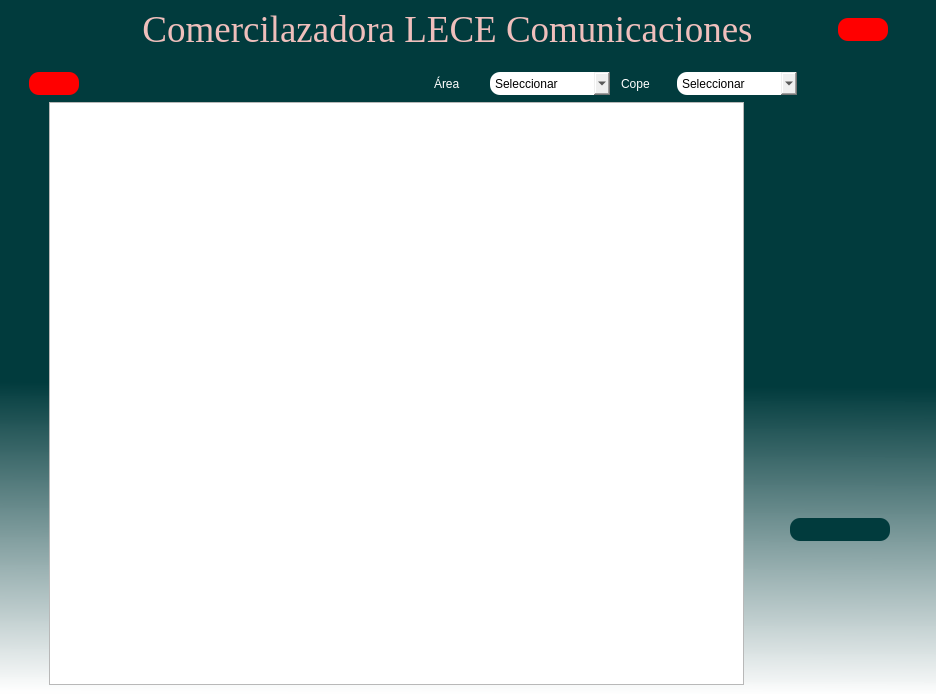
<?xml version="1.0" encoding="UTF-8"?>
<ui version="4.0">
 <class>Personal</class>
 <widget class="QMainWindow" name="Personal">
  <property name="geometry">
   <rect>
    <x>0</x>
    <y>0</y>
    <width>936</width>
    <height>694</height>
   </rect>
  </property>
  <property name="sizeIncrement">
   <size>
    <width>0</width>
    <height>0</height>
   </size>
  </property>
  <property name="baseSize">
   <size>
    <width>0</width>
    <height>8</height>
   </size>
  </property>
  <property name="windowTitle">
   <string>Personal</string>
  </property>
  <property name="styleSheet">
   <string notr="true">QWidget#centralwidget{
background-color: qlineargradient(spread:pad, x1:0.488444, y1:0.392, x2:0.483241, y2:1, stop:0.266917 rgba(1, 59, 61, 255), stop:1 rgba(255, 255, 255, 244));}</string>
  </property>
  <widget class="QWidget" name="centralwidget">
   <layout class="QVBoxLayout" name="verticalLayout">
    <item>
     <layout class="QHBoxLayout" name="horizontalLayout_2">
      <item>
       <spacer name="horizontalSpacer_9">
        <property name="orientation">
         <enum>Qt::Horizontal</enum>
        </property>
        <property name="sizeType">
         <enum>QSizePolicy::Minimum</enum>
        </property>
        <property name="sizeHint" stdset="0">
         <size>
          <width>40</width>
          <height>20</height>
         </size>
        </property>
       </spacer>
      </item>
      <item>
       <widget class="QLabel" name="Logo">
        <property name="minimumSize">
         <size>
          <width>0</width>
          <height>0</height>
         </size>
        </property>
        <property name="maximumSize">
         <size>
          <width>100</width>
          <height>90</height>
         </size>
        </property>
        <property name="text">
         <string/>
        </property>
        <property name="pixmap">
         <pixmap resource="../assets/images/imagenes.qrc">:/recurso/Nuevo aspecto.png</pixmap>
        </property>
        <property name="scaledContents">
         <bool>true</bool>
        </property>
       </widget>
      </item>
      <item>
       <spacer name="horizontalSpacer_10">
        <property name="orientation">
         <enum>Qt::Horizontal</enum>
        </property>
        <property name="sizeHint" stdset="0">
         <size>
          <width>40</width>
          <height>20</height>
         </size>
        </property>
       </spacer>
      </item>
      <item>
       <widget class="QLabel" name="Titulo">
        <property name="font">
         <font>
          <family>Times New Roman</family>
          <pointsize>28</pointsize>
          <weight>50</weight>
          <italic>false</italic>
          <bold>false</bold>
         </font>
        </property>
        <property name="cursor">
         <cursorShape>ArrowCursor</cursorShape>
        </property>
        <property name="toolTip">
         <string>&lt;html&gt;&lt;head/&gt;&lt;body&gt;&lt;p align=&quot;center&quot;&gt;&lt;br/&gt;&lt;/p&gt;&lt;/body&gt;&lt;/html&gt;</string>
        </property>
        <property name="whatsThis">
         <string>&lt;html&gt;&lt;head/&gt;&lt;body&gt;&lt;p align=&quot;center&quot;&gt;Comercilazadora LECE Comunicaciones&lt;/p&gt;&lt;/body&gt;&lt;/html&gt;</string>
        </property>
        <property name="layoutDirection">
         <enum>Qt::LeftToRight</enum>
        </property>
        <property name="autoFillBackground">
         <bool>false</bool>
        </property>
        <property name="styleSheet">
         <string notr="true">font: 28pt &quot;Times New Roman&quot;;
color:rgba(239, 191, 188, 255);
</string>
        </property>
        <property name="frameShadow">
         <enum>QFrame::Plain</enum>
        </property>
        <property name="midLineWidth">
         <number>0</number>
        </property>
        <property name="text">
         <string>Comercilazadora LECE Comunicaciones</string>
        </property>
        <property name="alignment">
         <set>Qt::AlignCenter</set>
        </property>
       </widget>
      </item>
      <item>
       <spacer name="horizontalSpacer_8">
        <property name="orientation">
         <enum>Qt::Horizontal</enum>
        </property>
        <property name="sizeHint" stdset="0">
         <size>
          <width>40</width>
          <height>20</height>
         </size>
        </property>
       </spacer>
      </item>
      <item>
       <widget class="QPushButton" name="btn_salir">
        <property name="minimumSize">
         <size>
          <width>50</width>
          <height>23</height>
         </size>
        </property>
        <property name="maximumSize">
         <size>
          <width>50</width>
          <height>23</height>
         </size>
        </property>
        <property name="cursor">
         <cursorShape>PointingHandCursor</cursorShape>
        </property>
        <property name="toolTip">
         <string>&lt;html&gt;&lt;head/&gt;&lt;body&gt;&lt;p align=&quot;center&quot;&gt;Salir&lt;/p&gt;&lt;/body&gt;&lt;/html&gt;</string>
        </property>
        <property name="styleSheet">
         <string notr="true">font: 12pt &quot;MS Shell Dlg 2&quot;;
background-color: rgb(255, 0, 0);
color:rgb(255, 255, 255);
border-radius: 10px;</string>
        </property>
        <property name="text">
         <string/>
        </property>
        <property name="icon">
         <iconset>
          <normaloff>../assets/icons/salir.svg</normaloff>../assets/icons/salir.svg</iconset>
        </property>
       </widget>
      </item>
      <item>
       <spacer name="horizontalSpacer_7">
        <property name="orientation">
         <enum>Qt::Horizontal</enum>
        </property>
        <property name="sizeType">
         <enum>QSizePolicy::Maximum</enum>
        </property>
        <property name="sizeHint" stdset="0">
         <size>
          <width>39</width>
          <height>20</height>
         </size>
        </property>
       </spacer>
      </item>
     </layout>
    </item>
    <item>
     <spacer name="verticalSpacer">
      <property name="orientation">
       <enum>Qt::Vertical</enum>
      </property>
      <property name="sizeType">
       <enum>QSizePolicy::Maximum</enum>
      </property>
      <property name="sizeHint" stdset="0">
       <size>
        <width>18</width>
        <height>15</height>
       </size>
      </property>
     </spacer>
    </item>
    <item>
     <layout class="QHBoxLayout" name="horizontalLayout_5">
      <item>
       <spacer name="horizontalSpacer_11">
        <property name="orientation">
         <enum>Qt::Horizontal</enum>
        </property>
        <property name="sizeType">
         <enum>QSizePolicy::Minimum</enum>
        </property>
        <property name="sizeHint" stdset="0">
         <size>
          <width>20</width>
          <height>20</height>
         </size>
        </property>
       </spacer>
      </item>
      <item>
       <widget class="QPushButton" name="btn_regresar">
        <property name="enabled">
         <bool>true</bool>
        </property>
        <property name="minimumSize">
         <size>
          <width>50</width>
          <height>23</height>
         </size>
        </property>
        <property name="maximumSize">
         <size>
          <width>50</width>
          <height>23</height>
         </size>
        </property>
        <property name="cursor">
         <cursorShape>PointingHandCursor</cursorShape>
        </property>
        <property name="toolTip">
         <string>&lt;html&gt;&lt;head/&gt;&lt;body&gt;&lt;p align=&quot;center&quot;&gt;Regresar&lt;/p&gt;&lt;/body&gt;&lt;/html&gt;</string>
        </property>
        <property name="styleSheet">
         <string notr="true">font: 12pt &quot;MS Shell Dlg 2&quot;;
background-color: rgb(255, 0, 0);
color:rgb(255, 255, 255);
border-radius: 10px;</string>
        </property>
        <property name="text">
         <string/>
        </property>
        <property name="icon">
         <iconset>
          <normaloff>../assets/icons/atras bc.svg</normaloff>../assets/icons/atras bc.svg</iconset>
        </property>
       </widget>
      </item>
      <item>
       <spacer name="horizontalSpacer_3">
        <property name="orientation">
         <enum>Qt::Horizontal</enum>
        </property>
        <property name="sizeType">
         <enum>QSizePolicy::Expanding</enum>
        </property>
        <property name="sizeHint" stdset="0">
         <size>
          <width>50</width>
          <height>25</height>
         </size>
        </property>
       </spacer>
      </item>
      <item>
       <layout class="QHBoxLayout" name="horizontalLayout_4">
        <item>
         <widget class="QPushButton" name="btn_agregar">
          <property name="minimumSize">
           <size>
            <width>100</width>
            <height>23</height>
           </size>
          </property>
          <property name="maximumSize">
           <size>
            <width>100</width>
            <height>23</height>
           </size>
          </property>
          <property name="cursor">
           <cursorShape>PointingHandCursor</cursorShape>
          </property>
          <property name="toolTip">
           <string>&lt;!DOCTYPE HTML PUBLIC &quot;-//W3C//DTD HTML 4.0//EN&quot; &quot;http://www.w3.org/TR/REC-html40/strict.dtd&quot;&gt;
&lt;html&gt;&lt;head&gt;&lt;meta name=&quot;qrichtext&quot; content=&quot;1&quot; /&gt;&lt;style type=&quot;text/css&quot;&gt;
p, li { white-space: pre-wrap; }
&lt;/style&gt;&lt;/head&gt;&lt;body style=&quot; font-family:'MS Shell Dlg 2'; font-size:12pt; font-weight:400; font-style:normal;&quot;&gt;
&lt;p align=&quot;center&quot; style=&quot; margin-top:12px; margin-bottom:12px; margin-left:0px; margin-right:0px; -qt-block-indent:0; text-indent:0px;&quot;&gt;Ingresar personal&lt;/p&gt;&lt;/body&gt;&lt;/html&gt;</string>
          </property>
          <property name="styleSheet">
           <string notr="true">font: 12pt &quot;MS Shell Dlg 2&quot;;
background-color: rgb(1, 59, 61);
border-radius: 10px;
color:rgb(255, 255, 255);</string>
          </property>
          <property name="text">
           <string/>
          </property>
          <property name="icon">
           <iconset>
            <normaloff>../assets/icons/apersonal.svg</normaloff>../assets/icons/apersonal.svg</iconset>
          </property>
          <property name="iconSize">
           <size>
            <width>16</width>
            <height>16</height>
           </size>
          </property>
          <property name="autoRepeatDelay">
           <number>306</number>
          </property>
         </widget>
        </item>
        <item>
         <widget class="QPushButton" name="btn_eliminar">
          <property name="minimumSize">
           <size>
            <width>100</width>
            <height>23</height>
           </size>
          </property>
          <property name="maximumSize">
           <size>
            <width>100</width>
            <height>23</height>
           </size>
          </property>
          <property name="cursor">
           <cursorShape>PointingHandCursor</cursorShape>
          </property>
          <property name="toolTip">
           <string>&lt;html&gt;&lt;head/&gt;&lt;body&gt;&lt;p align=&quot;center&quot;&gt;Quitar personal&lt;/p&gt;&lt;/body&gt;&lt;/html&gt;</string>
          </property>
          <property name="styleSheet">
           <string notr="true">font: 12pt &quot;MS Shell Dlg 2&quot;;
background-color: rgb(1, 59, 61);
border-radius: 10px;
color:rgb(255, 255, 255);</string>
          </property>
          <property name="text">
           <string/>
          </property>
          <property name="icon">
           <iconset>
            <normaloff>../assets/icons/qpersonal.svg</normaloff>../assets/icons/qpersonal.svg</iconset>
          </property>
         </widget>
        </item>
       </layout>
      </item>
      <item>
       <spacer name="horizontalSpacer">
        <property name="orientation">
         <enum>Qt::Horizontal</enum>
        </property>
        <property name="sizeType">
         <enum>QSizePolicy::Expanding</enum>
        </property>
        <property name="sizeHint" stdset="0">
         <size>
          <width>40</width>
          <height>25</height>
         </size>
        </property>
       </spacer>
      </item>
      <item>
       <layout class="QHBoxLayout" name="horizontalLayout">
        <item>
         <widget class="QLabel" name="label">
          <property name="minimumSize">
           <size>
            <width>50</width>
            <height>23</height>
           </size>
          </property>
          <property name="maximumSize">
           <size>
            <width>50</width>
            <height>23</height>
           </size>
          </property>
          <property name="styleSheet">
           <string notr="true">color: rgb(255, 255, 255);
font: 12pt &quot;MS Shell Dlg 2&quot;;</string>
          </property>
          <property name="text">
           <string>Área</string>
          </property>
         </widget>
        </item>
        <item>
         <widget class="QComboBox" name="str_area">
          <property name="minimumSize">
           <size>
            <width>120</width>
            <height>23</height>
           </size>
          </property>
          <property name="maximumSize">
           <size>
            <width>120</width>
            <height>23</height>
           </size>
          </property>
          <property name="cursor">
           <cursorShape>PointingHandCursor</cursorShape>
          </property>
          <property name="styleSheet">
           <string notr="true">font: 12pt &quot;MS Shell Dlg 2&quot;;
color: rgb(0, 0, 0);
border-radius: 10px;</string>
          </property>
          <item>
           <property name="text">
            <string>Seleccionar</string>
           </property>
          </item>
         </widget>
        </item>
        <item>
         <spacer name="horizontalSpacer_13">
          <property name="orientation">
           <enum>Qt::Horizontal</enum>
          </property>
          <property name="sizeHint" stdset="0">
           <size>
            <width>5</width>
            <height>20</height>
           </size>
          </property>
         </spacer>
        </item>
        <item>
         <widget class="QLabel" name="label_2">
          <property name="minimumSize">
           <size>
            <width>50</width>
            <height>23</height>
           </size>
          </property>
          <property name="maximumSize">
           <size>
            <width>50</width>
            <height>23</height>
           </size>
          </property>
          <property name="styleSheet">
           <string notr="true">color: rgb(255, 255, 255);
font: 12pt &quot;MS Shell Dlg 2&quot;;</string>
          </property>
          <property name="text">
           <string>Cope</string>
          </property>
         </widget>
        </item>
        <item>
         <widget class="QComboBox" name="str_cope">
          <property name="minimumSize">
           <size>
            <width>120</width>
            <height>23</height>
           </size>
          </property>
          <property name="maximumSize">
           <size>
            <width>120</width>
            <height>23</height>
           </size>
          </property>
          <property name="cursor">
           <cursorShape>PointingHandCursor</cursorShape>
          </property>
          <property name="styleSheet">
           <string notr="true">font: 12pt &quot;MS Shell Dlg 2&quot;;
color: rgb(0, 0, 0);
border-radius: 10px;</string>
          </property>
          <item>
           <property name="text">
            <string>Seleccionar</string>
           </property>
          </item>
         </widget>
        </item>
        <item>
         <spacer name="horizontalSpacer_12">
          <property name="orientation">
           <enum>Qt::Horizontal</enum>
          </property>
          <property name="sizeType">
           <enum>QSizePolicy::Maximum</enum>
          </property>
          <property name="sizeHint" stdset="0">
           <size>
            <width>5</width>
            <height>20</height>
           </size>
          </property>
         </spacer>
        </item>
        <item>
         <widget class="QPushButton" name="btn_buscar">
          <property name="minimumSize">
           <size>
            <width>50</width>
            <height>23</height>
           </size>
          </property>
          <property name="maximumSize">
           <size>
            <width>50</width>
            <height>23</height>
           </size>
          </property>
          <property name="cursor">
           <cursorShape>PointingHandCursor</cursorShape>
          </property>
          <property name="toolTip">
           <string>&lt;html&gt;&lt;head/&gt;&lt;body&gt;&lt;p align=&quot;center&quot;&gt;Buscar&lt;/p&gt;&lt;/body&gt;&lt;/html&gt;</string>
          </property>
          <property name="styleSheet">
           <string notr="true">font: 12pt &quot;MS Shell Dlg 2&quot;;
background-color: rgb(1, 59, 61);
border-radius: 10px;
color:rgb(255, 255, 255);
</string>
          </property>
          <property name="text">
           <string/>
          </property>
          <property name="icon">
           <iconset>
            <normaloff>../assets/icons/buscar.svg</normaloff>../assets/icons/buscar.svg</iconset>
          </property>
         </widget>
        </item>
       </layout>
      </item>
      <item>
       <spacer name="horizontalSpacer_2">
        <property name="orientation">
         <enum>Qt::Horizontal</enum>
        </property>
        <property name="sizeType">
         <enum>QSizePolicy::Expanding</enum>
        </property>
        <property name="sizeHint" stdset="0">
         <size>
          <width>50</width>
          <height>25</height>
         </size>
        </property>
       </spacer>
      </item>
     </layout>
    </item>
    <item>
     <layout class="QHBoxLayout" name="horizontalLayout_3">
      <item>
       <spacer name="horizontalSpacer_6">
        <property name="orientation">
         <enum>Qt::Horizontal</enum>
        </property>
        <property name="sizeType">
         <enum>QSizePolicy::Maximum</enum>
        </property>
        <property name="sizeHint" stdset="0">
         <size>
          <width>40</width>
          <height>20</height>
         </size>
        </property>
       </spacer>
      </item>
      <item>
       <widget class="QTableWidget" name="tablapersonal">
        <property name="font">
         <font>
          <family>MS Shell Dlg 2</family>
          <pointsize>10</pointsize>
          <weight>50</weight>
          <italic>false</italic>
          <bold>false</bold>
         </font>
        </property>
        <property name="cursor" stdset="0">
         <cursorShape>IBeamCursor</cursorShape>
        </property>
        <property name="styleSheet">
         <string notr="true">font: 10pt &quot;MS Shell Dlg 2&quot;;
color: rgb(1, 59, 61);</string>
        </property>
        <property name="sizeAdjustPolicy">
         <enum>QAbstractScrollArea::AdjustToContents</enum>
        </property>
        <property name="verticalScrollMode">
         <enum>QAbstractItemView::ScrollPerPixel</enum>
        </property>
        <property name="horizontalScrollMode">
         <enum>QAbstractItemView::ScrollPerPixel</enum>
        </property>
        <attribute name="horizontalHeaderStretchLastSection">
         <bool>false</bool>
        </attribute>
       </widget>
      </item>
      <item>
       <spacer name="horizontalSpacer_5">
        <property name="orientation">
         <enum>Qt::Horizontal</enum>
        </property>
        <property name="sizeType">
         <enum>QSizePolicy::Maximum</enum>
        </property>
        <property name="sizeHint" stdset="0">
         <size>
          <width>40</width>
          <height>20</height>
         </size>
        </property>
       </spacer>
      </item>
      <item>
       <layout class="QVBoxLayout" name="verticalLayout_2">
        <item>
         <spacer name="verticalSpacer_5">
          <property name="orientation">
           <enum>Qt::Vertical</enum>
          </property>
          <property name="sizeType">
           <enum>QSizePolicy::Maximum</enum>
          </property>
          <property name="sizeHint" stdset="0">
           <size>
            <width>10</width>
            <height>40</height>
           </size>
          </property>
         </spacer>
        </item>
        <item>
         <widget class="QPushButton" name="btn_sincronizar">
          <property name="minimumSize">
           <size>
            <width>100</width>
            <height>23</height>
           </size>
          </property>
          <property name="maximumSize">
           <size>
            <width>100</width>
            <height>23</height>
           </size>
          </property>
          <property name="cursor">
           <cursorShape>PointingHandCursor</cursorShape>
          </property>
          <property name="toolTip">
           <string>&lt;html&gt;&lt;head/&gt;&lt;body&gt;&lt;p align=&quot;center&quot;&gt;Sincronizar.&lt;/p&gt;&lt;/body&gt;&lt;/html&gt;</string>
          </property>
          <property name="styleSheet">
           <string notr="true">font: 12pt &quot;MS Shell Dlg 2&quot;;;
background-color: rgb(1, 59, 61);
border-radius: 10px;
color:rgb(255, 255, 255);
border-bottom-color: rgb(239, 191, 188);
border-color: rgb(239, 191, 188);</string>
          </property>
          <property name="text">
           <string/>
          </property>
          <property name="icon">
           <iconset>
            <normaloff>../assets/icons/sincronizar.svg</normaloff>../assets/icons/sincronizar.svg</iconset>
          </property>
         </widget>
        </item>
        <item>
         <spacer name="verticalSpacer_3">
          <property name="orientation">
           <enum>Qt::Vertical</enum>
          </property>
          <property name="sizeHint" stdset="0">
           <size>
            <width>20</width>
            <height>40</height>
           </size>
          </property>
         </spacer>
        </item>
        <item>
         <widget class="QPushButton" name="btn_cargarexcel">
          <property name="minimumSize">
           <size>
            <width>100</width>
            <height>23</height>
           </size>
          </property>
          <property name="maximumSize">
           <size>
            <width>100</width>
            <height>23</height>
           </size>
          </property>
          <property name="cursor">
           <cursorShape>PointingHandCursor</cursorShape>
          </property>
          <property name="toolTip">
           <string>&lt;!DOCTYPE HTML PUBLIC &quot;-//W3C//DTD HTML 4.0//EN&quot; &quot;http://www.w3.org/TR/REC-html40/strict.dtd&quot;&gt;
&lt;html&gt;&lt;head&gt;&lt;meta name=&quot;qrichtext&quot; content=&quot;1&quot; /&gt;&lt;style type=&quot;text/css&quot;&gt;
p, li { white-space: pre-wrap; }
&lt;/style&gt;&lt;/head&gt;&lt;body style=&quot; font-family:'MS Shell Dlg 2'; font-size:12pt; font-weight:400; font-style:normal;&quot;&gt;
&lt;p align=&quot;center&quot; style=&quot; margin-top:12px; margin-bottom:12px; margin-left:0px; margin-right:0px; -qt-block-indent:0; text-indent:0px;&quot;&gt;Cargar Layout.&lt;/p&gt;&lt;/body&gt;&lt;/html&gt;</string>
          </property>
          <property name="styleSheet">
           <string notr="true">font: 12pt &quot;MS Shell Dlg 2&quot;;;
background-color: rgb(1, 59, 61);
border-radius: 10px;
color:rgb(255, 255, 255);
border-bottom-color: rgb(239, 191, 188);
border-color: rgb(239, 191, 188);</string>
          </property>
          <property name="text">
           <string/>
          </property>
          <property name="icon">
           <iconset>
            <normaloff>../assets/icons/cargar.svg</normaloff>../assets/icons/cargar.svg</iconset>
          </property>
         </widget>
        </item>
        <item>
         <widget class="QPushButton" name="btn_descargarexcel">
          <property name="minimumSize">
           <size>
            <width>100</width>
            <height>23</height>
           </size>
          </property>
          <property name="maximumSize">
           <size>
            <width>100</width>
            <height>23</height>
           </size>
          </property>
          <property name="cursor">
           <cursorShape>PointingHandCursor</cursorShape>
          </property>
          <property name="toolTip">
           <string>&lt;html&gt;&lt;head/&gt;&lt;body&gt;&lt;p align=&quot;center&quot;&gt;Descargar en formato Excel.&lt;/p&gt;&lt;/body&gt;&lt;/html&gt;</string>
          </property>
          <property name="styleSheet">
           <string notr="true">font: 12pt &quot;MS Shell Dlg 2&quot;;
background-color: rgb(1, 59, 61);
border-radius: 10px;
color:rgb(255, 255, 255);</string>
          </property>
          <property name="text">
           <string/>
          </property>
          <property name="icon">
           <iconset>
            <normaloff>../assets/icons/descarga.svg</normaloff>../assets/icons/descarga.svg</iconset>
          </property>
         </widget>
        </item>
        <item>
         <spacer name="verticalSpacer_4">
          <property name="orientation">
           <enum>Qt::Vertical</enum>
          </property>
          <property name="sizeHint" stdset="0">
           <size>
            <width>20</width>
            <height>40</height>
           </size>
          </property>
         </spacer>
        </item>
        <item>
         <widget class="QPushButton" name="btn_guardar">
          <property name="minimumSize">
           <size>
            <width>100</width>
            <height>23</height>
           </size>
          </property>
          <property name="maximumSize">
           <size>
            <width>100</width>
            <height>23</height>
           </size>
          </property>
          <property name="cursor">
           <cursorShape>PointingHandCursor</cursorShape>
          </property>
          <property name="toolTip">
           <string>&lt;html&gt;&lt;head/&gt;&lt;body&gt;&lt;p align=&quot;center&quot;&gt;Guardar cambios.&lt;/p&gt;&lt;/body&gt;&lt;/html&gt;</string>
          </property>
          <property name="styleSheet">
           <string notr="true">font: 12pt &quot;MS Shell Dlg 2&quot;;
background-color: rgb(1, 59, 61);
border-radius: 10px;
color:rgb(255, 255, 255);</string>
          </property>
          <property name="text">
           <string/>
          </property>
          <property name="icon">
           <iconset>
            <normaloff>../assets/icons/Guardar.svg</normaloff>../assets/icons/Guardar.svg</iconset>
          </property>
         </widget>
        </item>
        <item>
         <spacer name="verticalSpacer_2">
          <property name="orientation">
           <enum>Qt::Vertical</enum>
          </property>
          <property name="sizeHint" stdset="0">
           <size>
            <width>20</width>
            <height>40</height>
           </size>
          </property>
         </spacer>
        </item>
       </layout>
      </item>
      <item>
       <spacer name="horizontalSpacer_4">
        <property name="orientation">
         <enum>Qt::Horizontal</enum>
        </property>
        <property name="sizeType">
         <enum>QSizePolicy::Maximum</enum>
        </property>
        <property name="sizeHint" stdset="0">
         <size>
          <width>37</width>
          <height>20</height>
         </size>
        </property>
       </spacer>
      </item>
     </layout>
    </item>
   </layout>
  </widget>
 </widget>
 <resources>
  <include location="../assets/images/imagenes.qrc"/>
  <include location="../assets/icons/Icons.qrc"/>
 </resources>
 <connections/>
</ui>
